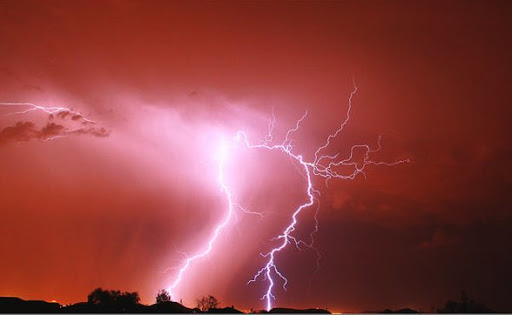
%> input picture imgOriginal/30.jpg, 512 x 315 px
$ octave GenerateBinaryImage.m   (GNU Octave 9; MATLAB toolbox functions it lacks are replaced by stand-ins)
%> lines starting %> are read from the running program, lines starting %| are printed output that depends on the picture; in (x1, y1, x2, y2) boxes, pixels count from 0 and x2, y2 are one past the last pixel; in counts of white or black regions, pixels touching at a corner belong together; the program's own positions count from 1
%{
This code returns a binary image with filled holes of a 150x150
Lightning ray color image.
This code is an adaptation from this matlab tutorial:
Thé, A. (2014). "Image Processing Made Easy - Previous Version". Retrived
from: https://youtu.be/1-jURfDzP1s

Author: Daniel Rodriguez
Year: 2021
Course: Cibernetica 3
%}
close all
clear all
clc

%% Step 1: load image you want to transform
imgDir = 'img/30.jpg'; % route to the image folder with image name
img2c = '30-2C.png'; % new image name
I = imread(imgDir);
%> I is the input picture: size 315x512x3 uint8; mean R, G, B 142.6, 64.5, 63.5
%imshow(I);

%% Step 2: Chage image to gray scale and reduce elements in it
g_img = rgb2gray(I); % Gray scale conversion
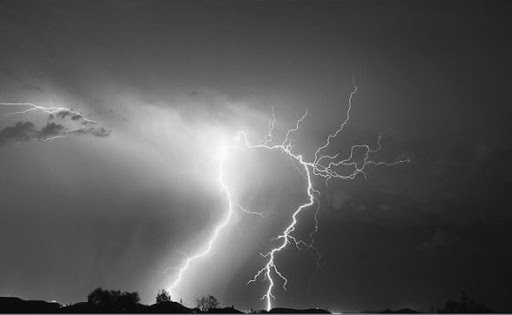
%> g_img: size 315x512 uint8; min 1, max 252, mean 87.7
lv_gray=0.8;
i1=im2bw(g_img,lv_gray); % Binary image conversion
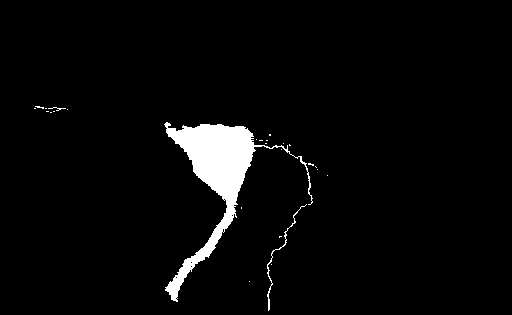
%> i1: size 315x512 logical; 3.6% white; 26 white regions (23 under 20 px), largest, box (x1, y1, x2, y2) and area: (164, 122, 313, 302) 5498, (267, 204, 307, 311) 173, (48, 107, 66, 111) 23

%% Step 3: Fill holes
Ifilled = imfill(i1,'holes'); % first filled holes
%> Ifilled: size 315x512 logical; 3.6% white; 26 white regions (23 under 20 px), largest, box (x1, y1, x2, y2) and area: (164, 122, 313, 302) 5507, (267, 204, 307, 311) 173, (48, 107, 66, 111) 23
% Fill holes with geometric method
se = strel('disk', 1);
Iopenned = imopen(Ifilled,se);
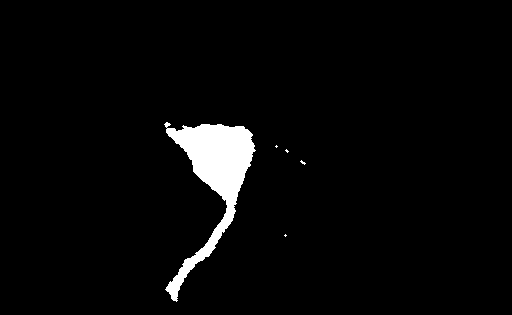
%> Iopenned: size 315x512 logical; 3.3% white; 5 white regions (4 under 20 px), largest, box (x1, y1, x2, y2) and area: (164, 122, 256, 302) 5292

%% Step 4: Save the image in a new file
imwrite(Iopenned, img2c);

$ run again, with imgOriginal/1.jpg copied over imgOriginal/30.jpg
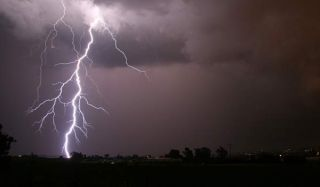
%> input picture imgOriginal/1.jpg, 320 x 187 px
%> I is the input picture: size 187x320x3 uint8; mean R, G, B 71.7, 59.5, 63.2
%> `i1=im2bw(g_img,lv_gray);`:
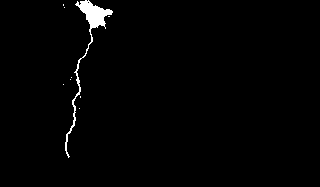
%> i1: size 187x320 logical; 1.3% white; 9 white regions (8 under 20 px), largest, box (x1, y1, x2, y2) and area: (65, 0, 113, 158) 777
%> Ifilled: size 187x320 logical; 1.3% white; 9 white regions (8 under 20 px), largest, box (x1, y1, x2, y2) and area: (65, 0, 113, 158) 778
%> `Iopenned = imopen(Ifilled,se);`:
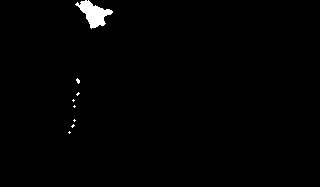
%> Iopenned: size 187x320 logical; 0.94% white; 8 white regions (7 under 20 px), largest, box (x1, y1, x2, y2) and area: (75, 0, 113, 29) 510

$ run again, with imgOriginal/11.jpg copied over imgOriginal/30.jpg
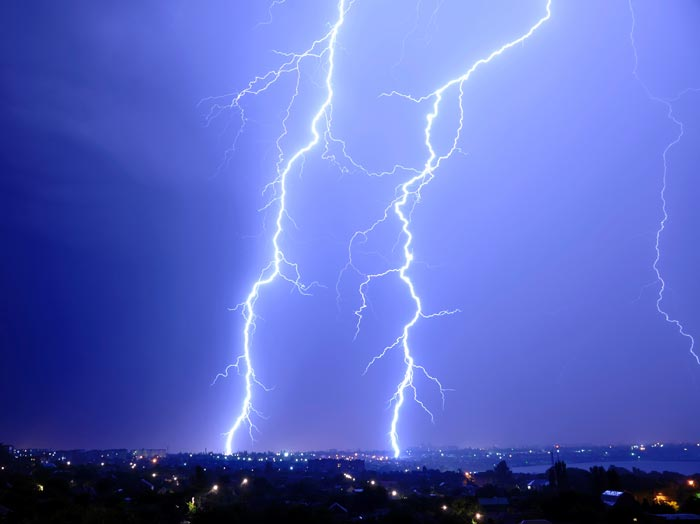
%> input picture imgOriginal/11.jpg, 700 x 524 px
%> I is the input picture: size 524x700x3 uint8; mean R, G, B 90.9, 104.6, 192.8
%> `i1=im2bw(g_img,lv_gray);`:
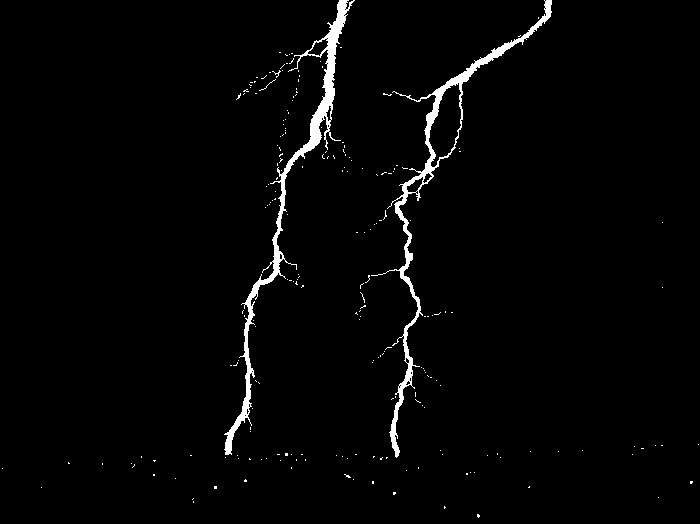
%> i1: size 524x700 logical; 2.1% white; 218 white regions (216 under 20 px), largest, box (x1, y1, x2, y2) and area: (224, 0, 355, 455) 3780, (371, 0, 552, 458) 3407
%> Ifilled: size 524x700 logical; 2.7% white; 218 white regions (216 under 20 px), largest, box (x1, y1, x2, y2) and area: (371, 0, 552, 458) 5170, (224, 0, 355, 455) 4012
%> `Iopenned = imopen(Ifilled,se);`:
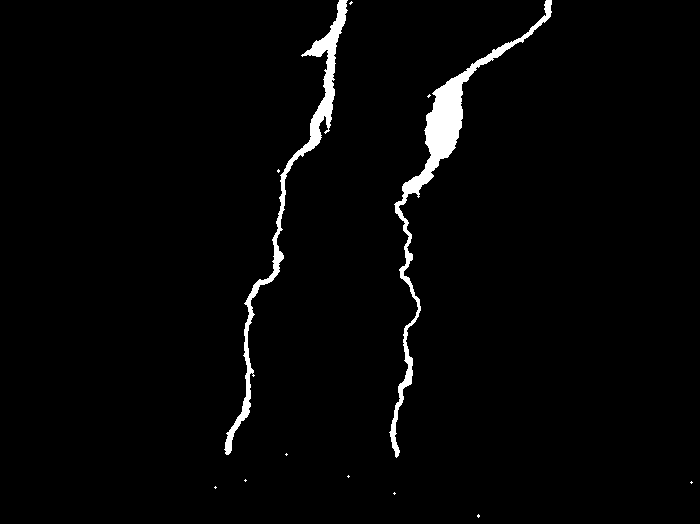
%> Iopenned: size 524x700 logical; 2.4% white; 12 white regions (10 under 20 px), largest, box (x1, y1, x2, y2) and area: (389, 0, 552, 458) 4930, (224, 0, 348, 455) 3698
